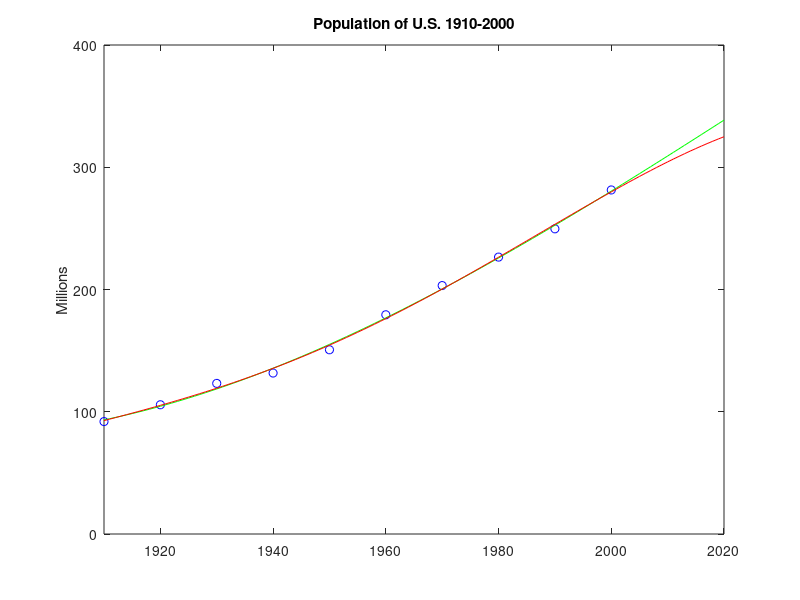
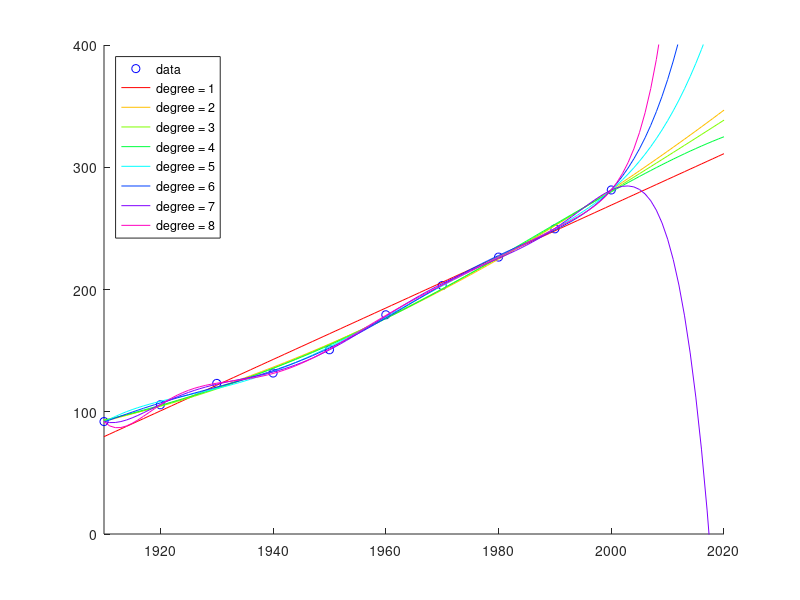

MATLAB code to generate these figures, in order:
% The program is used for prediction(estimate) of population in USA between 1910 and 2000.

% time interval
t = (1910:10:2000)'

% Population
p = [91.972 105.711 123.203 131.669 150.697...
179.323 203.212 226.505 249.633 281.422]';

% Plot
plot(t, p, 'bo')
axis ([1910 2020 0 400]);
title('Population of U.S. 1910-2000')
ylabel('Millions')

n = length(t);
s = (t - 1950) /50 %-0.8 -.6 -.4 -.2 0 .2 .4 .6 .8 1.0
A = zeros(n);
A(:,end) = 1;

for j = n-1:-1:1
    A(:,j) = s .* A(:,j+1);
end

c = A(:,n-3:n)\p
v = (1910:2020)';
x = (v - 1950)/50;
w = (2010 - 1950);
y = polyval(c,x);
z = polyval(c,w);


hold on
plot(v, y, 'g-');
plot(2010, z, 'sg');
text(2010, z+15, num2str(z))


pause 

c = A(:,n-4:n)\p
y = polyval(c,x);
z = polyval(c,w);


hold on
plot(v, y, '-r');
plot(2010, z, 'sr');
text(2010, z+15, num2str(z))
hold off


figure();

hold on
plot(t,p,'bo')

axis([1910 2020 0 400])

colors = hsv(8);

labels = {'data'};
for d = 1:8
    [Q,R] = qr(A(:,n-d:n));
    R = R(1:d+1,:);
    Q = Q(:,1:d+1);
    c = R\(Q'*p);
    y = polyval(c,x);
    z = polyval(c,11);
    plot(v, y, 'color', colors(d,:));
    labels{end+1} = ['degree = ' int2str(d)];
end
legend(labels, 'Location', 'NorthWest')
hold off


